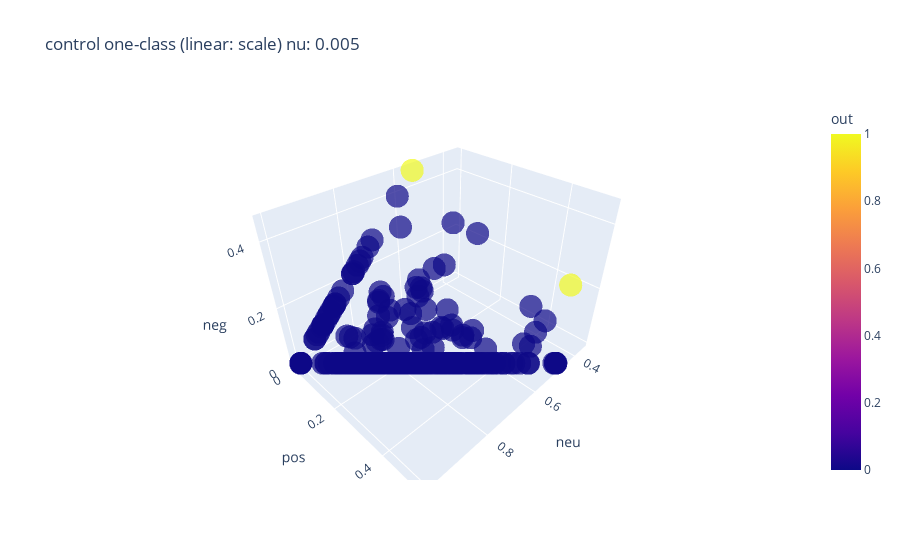
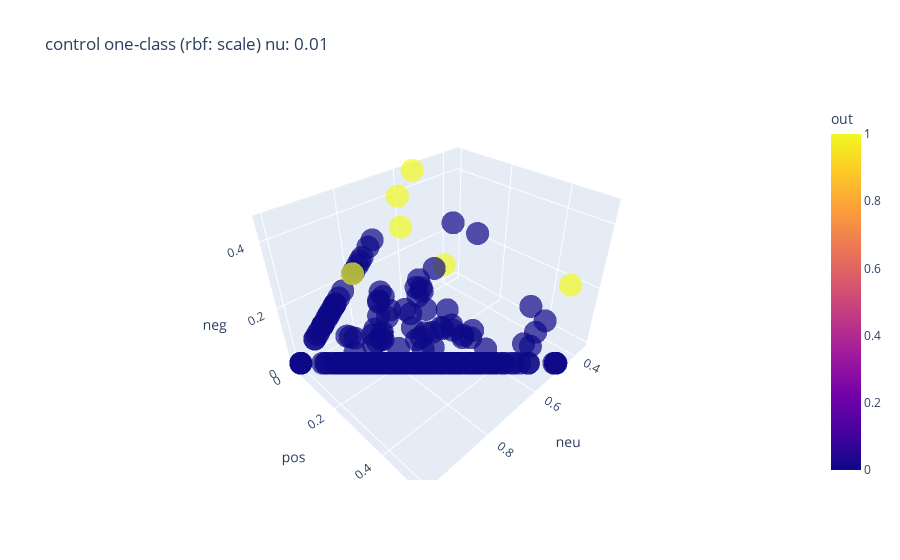

The code cell stored with these charts, in order, in its notebook:
### Markdown cell above
### One-class SVM for control data

### Code cell
# %% One-class control
data_s = 'control' # BLM, COVID, control
kernel = 'linear' # linear or rbf
one_class_parameters(data_s, kernel, nu_list)

# Linear kernel one_class tested with optimal nu

nu_selected = 0.005
one_class(data_s, kernel, nu_selected)

#RBF kernel one_class: find optimal nu: 
data_s = 'control'
kernel = 'rbf' 
gamma = 'scale' #auto or scale
one_class_parameters(data_s, kernel, nu_list, gamma=gamma)

nu_selected = 0.01
one_class(data_s, kernel, nu_selected, gamma=gamma)

### Figure 1 — Plotly figure (JSON) as saved in the notebook; plotly's stock layout.template omitted (floating-point values rounded to 4 significant figures; data arrays with more than 128 entries replaced by an {"elided": "..."} marker saying what was removed)
{"data": [{"hovertemplate": "neu=%{x}<br>pos=%{y}<br>neg=%{z}<br>out=%{marker.color}<extra></extra>", "legendgroup": "", "marker": {"color": {"elided": "303 int values"}, "coloraxis": "coloraxis", "opacity": 0.7, "symbol": "circle"}, "mode": "markers", "name": "", "scene": "scene", "showlegend": false, "type": "scatter3d", "x": {"elided": "303 float values"}, "y": {"elided": "303 float values"}, "z": {"elided": "303 float values"}}], "layout": {"coloraxis": {"colorbar": {"title": {"text": "out"}}, "colorscale": [[0, "#0d0887"], [0.1111, "#46039f"], [0.2222, "#7201a8"], [0.3333, "#9c179e"], [0.4444, "#bd3786"], [0.5556, "#d8576b"], [0.6667, "#ed7953"], [0.7778, "#fb9f3a"], [0.8889, "#fdca26"], [1, "#f0f921"]]}, "legend": {"tracegroupgap": 0}, "scene": {"domain": {"x": [0, 1], "y": [0, 1]}, "xaxis": {"title": {"text": "neu"}}, "yaxis": {"title": {"text": "pos"}}, "zaxis": {"title": {"text": "neg"}}}, "title": {"text": "control one-class (linear: scale) nu: 0.005"}}}

### Figure 2 — Plotly figure (JSON) as saved in the notebook; plotly's stock layout.template omitted (floating-point values rounded to 4 significant figures; data arrays with more than 128 entries replaced by an {"elided": "..."} marker saying what was removed)
{"data": [{"hovertemplate": "neu=%{x}<br>pos=%{y}<br>neg=%{z}<br>out=%{marker.color}<extra></extra>", "legendgroup": "", "marker": {"color": {"elided": "303 int values"}, "coloraxis": "coloraxis", "opacity": 0.7, "symbol": "circle"}, "mode": "markers", "name": "", "scene": "scene", "showlegend": false, "type": "scatter3d", "x": {"elided": "303 float values"}, "y": {"elided": "303 float values"}, "z": {"elided": "303 float values"}}], "layout": {"coloraxis": {"colorbar": {"title": {"text": "out"}}, "colorscale": [[0, "#0d0887"], [0.1111, "#46039f"], [0.2222, "#7201a8"], [0.3333, "#9c179e"], [0.4444, "#bd3786"], [0.5556, "#d8576b"], [0.6667, "#ed7953"], [0.7778, "#fb9f3a"], [0.8889, "#fdca26"], [1, "#f0f921"]]}, "legend": {"tracegroupgap": 0}, "scene": {"domain": {"x": [0, 1], "y": [0, 1]}, "xaxis": {"title": {"text": "neu"}}, "yaxis": {"title": {"text": "pos"}}, "zaxis": {"title": {"text": "neg"}}}, "title": {"text": "control one-class (rbf: scale) nu: 0.01"}}}
